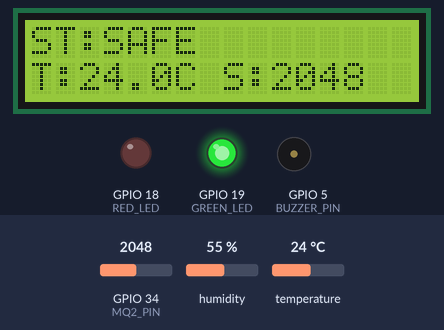
Simulated run of this sketch. Board: ESP32. Parts: 16×2 character LCD, output pins drawn as LEDs (lit = HIGH), buzzer (waves = sounding). The test bench sets the inputs (shaded band); at power-on: temperature 24 °C, GPIO 34 (MQ2_PIN) = 2048, humidity 55 %. WiFi joins after 1.5 s; servers stay silent unless stated; random numbers use the default seed unless the sketch sets one; no MQTT or app messages arrive unless stated; what the sketch prints to the serial monitor is not drawn.

Above: at 3.9 s.
4.0 s: temperature set to 39.4 °C
At 7.1 s:
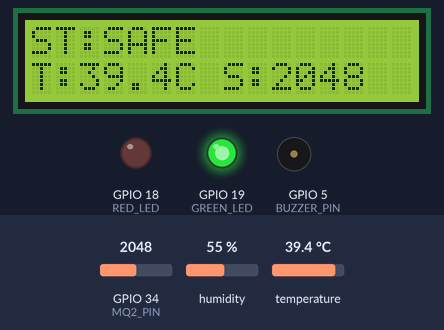
8.2 s: temperature set to 40.6 °C
At 11.4 s:
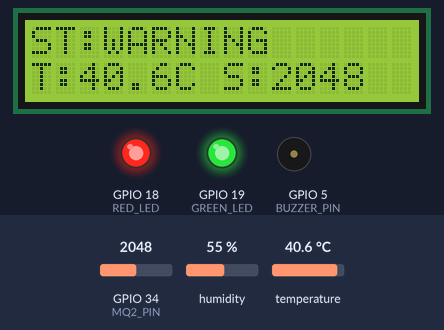
12.2 s: GPIO 34 (MQ2_PIN) set to 3443
At 13.9 s:
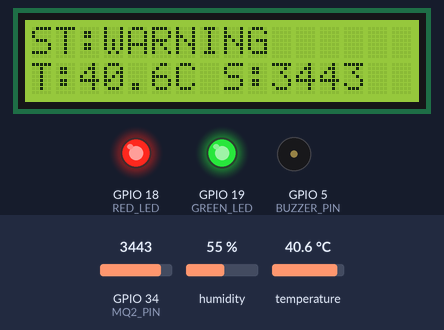
14.9 s: GPIO 34 (MQ2_PIN) set to 3557
At 17.9 s:
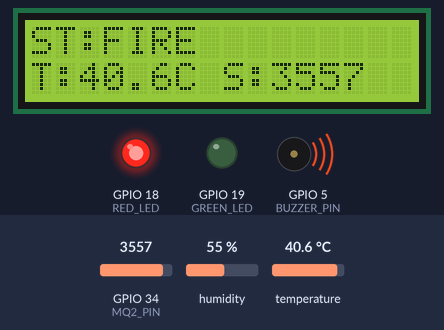
18.2 s: temperature set to 12 °C
At 19.9 s:
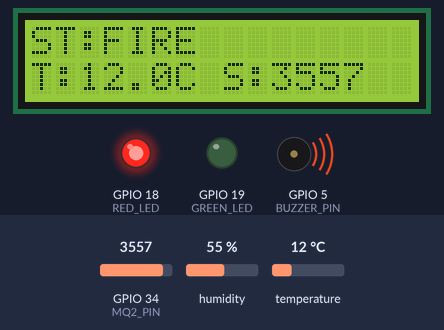
20.9 s: GPIO 34 (MQ2_PIN) set to 3603
At 24.2 s:
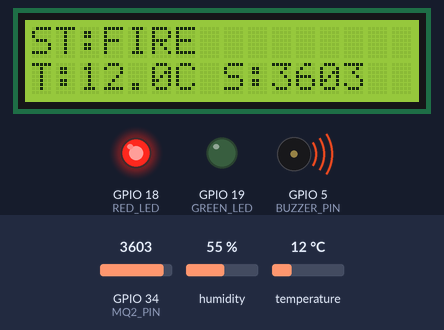
Timing chart, 0 to 25.2 s (numbered marks = the images above; inputs shaded):
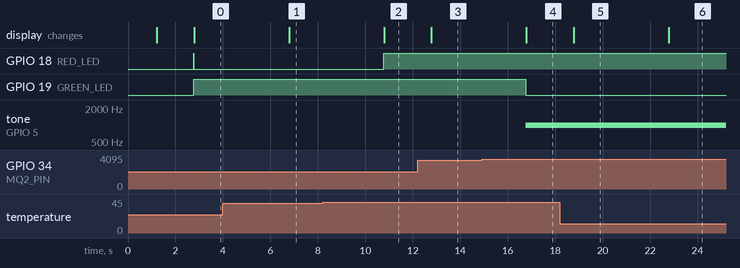

Measured:
- the behaviour switches between 39.9 and 40 °C on temperature (found by bisection; images 1 and 2)
- the behaviour switches between 3499 and 3500 on GPIO 34 (MQ2_PIN) (found by bisection; images 3 and 4)
- after the input at 4.0 s, the display: changes after 2.8 s (image 1)
- after the input at 8.2 s, GPIO 18 (RED_LED): LOW → HIGH after 2.6 s; the display: changes after 2.6 s (image 2)
- after the input at 12.2 s, the display: changes after 0.59 s (image 3)
- after the input at 14.9 s, GPIO 19 (GREEN_LED): HIGH → LOW after 1.9 s; tone on GPIO 5 (BUZZER_PIN): silent → 1000 Hz after 1.9 s; the display: changes after 1.9 s (image 4)
- after the input at 18.2 s, the display: changes after 0.59 s (image 5)
- after the input at 20.9 s, the display: changes after 1.9 s (image 6)

The sketch:

sketch.ino
```cpp
// ============================================================
// FireGuard — Smart Fire Detection and Monitoring System
// ESP32 Arduino Sketch for Wokwi Simulation
//
// IMPORTANT: Thresholds and pin numbers below are for academic
// demonstration only. Do NOT use these values in any real fire
// safety system.
// ============================================================

#include <WiFi.h>
#include <PubSubClient.h>
#include <DHT.h>
#include <LiquidCrystal.h>

// --- Pin Definitions (must match diagram.json connections) ---
#define DHTPIN      4     // DHT22 data line → GPIO 4
#define DHTTYPE     DHT22
#define MQ2_PIN     34    // MQ-2 analog output → GPIO 34 (input-only ADC pin)
#define BUZZER_PIN  5     // Buzzer positive → GPIO 5
#define RED_LED     18    // Red LED anode (via 220Ω) → GPIO 18
#define GREEN_LED   19    // Green LED anode (via 220Ω) → GPIO 19

// LCD: RS=23, E=22, D4=21, D5=17, D6=16, D7=15
LiquidCrystal lcd(23, 22, 21, 17, 16, 15);

DHT dht(DHTPIN, DHTTYPE);

// --- WiFi Configuration ---
// Wokwi-GUEST is the only valid SSID in the Wokwi simulator.
// No password is required.
const char* WIFI_SSID     = "Wokwi-GUEST";
const char* WIFI_PASSWORD = "";

// --- MQTT Configuration ---
// Both the ESP32 and the Node.js backend must use the same broker.
const char* MQTT_SERVER = "broker.hivemq.com";
const int   MQTT_PORT   = 1883;

// Unique device identifier
const char* DEVICE_ID = "ESP32-FIRE-01";

// --- Topic Names (must match backend/server.js) ---
const char* TOPIC_DATA   = "fireguard/demo01/data";
const char* TOPIC_STATUS = "fireguard/demo01/status";

// --- Detection Thresholds (demonstration values only) ---
const float TEMP_WARNING  = 40.0;   // °C
const float TEMP_FIRE     = 60.0;   // °C
const int   SMOKE_WARNING = 2800;   // Raw ADC (≈ medium smoke)
const int   SMOKE_FIRE    = 3500;   // Raw ADC (≈ heavy smoke)

// --- Timing ---
const unsigned long READ_INTERVAL      = 2000;  // ms between sensor reads
const unsigned long RECONNECT_INTERVAL = 5000;  // ms between reconnect attempts (non-blocking)

WiFiClient   wifiClient;
PubSubClient mqttClient(wifiClient);

unsigned long lastRead      = 0;
unsigned long lastWifiRetry = 0;
unsigned long lastMqttRetry = 0;
unsigned long bootTime      = 0;

String currentStatus = "STARTING";

// -------------------------------------------------------
// LCD helper — writes exactly 16 characters on a given row
// so old text is always overwritten cleanly.
// -------------------------------------------------------
void printLCDLine(int row, String text) {
  lcd.setCursor(0, row);
  text = text.substring(0, min((int)text.length(), 16));
  lcd.print(text);
  for (int i = text.length(); i < 16; i++) {
    lcd.print(' ');
  }
}

// -------------------------------------------------------
// setOutputs — drives LEDs and buzzer based on status.
// noTone() is always called first to ensure the buzzer
// is silent unless the status is FIRE.
// -------------------------------------------------------
void setOutputs(const String& status) {
  digitalWrite(RED_LED,   LOW);
  digitalWrite(GREEN_LED, LOW);
  noTone(BUZZER_PIN);

  if (status == "SAFE") {
    digitalWrite(GREEN_LED, HIGH);
  } else if (status == "WARNING") {
    digitalWrite(GREEN_LED, HIGH);
    digitalWrite(RED_LED,   HIGH);
  } else if (status == "FIRE") {
    digitalWrite(RED_LED, HIGH);
    tone(BUZZER_PIN, 1000);   // 1 kHz alarm tone
  } else {
    digitalWrite(RED_LED, HIGH);
  }
}

// -------------------------------------------------------
// connectWiFi — friendly connection handler.
// In setup (blockingWait=true), waits up to 10s for initial IP.
// In loop (blockingWait=false), initiates connection without delay.
// -------------------------------------------------------
void connectWiFi(bool blockingWait = false) {
  if (WiFi.status() == WL_CONNECTED) return;

  Serial.println("[WiFi] Connecting to Wokwi-GUEST...");
  WiFi.disconnect(true);
  delay(100);
  WiFi.mode(WIFI_STA);
  WiFi.begin(WIFI_SSID, WIFI_PASSWORD, 6);  // channel 6 for Wokwi simulation

  if (blockingWait) {
    printLCDLine(0, "Connecting WiFi");
    printLCDLine(1, "Please wait...");

    unsigned long start = millis();
    while (WiFi.status() != WL_CONNECTED && (millis() - start < 10000)) {
      delay(300);
      Serial.print('.');
    }
    Serial.println();
  }

  if (WiFi.status() == WL_CONNECTED) {
    Serial.print("[WiFi] Connected successfully! IP: ");
    Serial.println(WiFi.localIP());
  } else {
    Serial.println("[WiFi] Not yet connected (will retry in background).");
  }
}

// -------------------------------------------------------
// MQTT incoming message callback
// -------------------------------------------------------
void mqttCallback(char* topic, byte* payload, unsigned int length) {
  String message;
  message.reserve(length);
  for (unsigned int i = 0; i < length; i++) {
    message += (char)payload[i];
  }
  Serial.print("[MQTT] Received on ");
  Serial.print(topic);
  Serial.print(": ");
  Serial.println(message);
}

// -------------------------------------------------------
// connectMQTT — attempts one non-blocking connection with
// a guaranteed unique client ID to prevent broker collisions.
// -------------------------------------------------------
void connectMQTT() {
  if (WiFi.status() != WL_CONNECTED) return;
  if (mqttClient.connected())        return;

  // Build a unique client ID on each connection attempt
  String clientId = "FireGuard-ESP32-";
  clientId += String(random(100000, 999999), HEX);
  clientId += String(millis() % 10000);

  Serial.print("[MQTT] Connecting to ");
  Serial.print(MQTT_SERVER);
  Serial.print(":");
  Serial.print(MQTT_PORT);
  Serial.print(" as ");
  Serial.println(clientId);

  // Connect with Last Will & Testament (LWT) set to OFFLINE on status topic
  bool ok = mqttClient.connect(
    clientId.c_str(),
    TOPIC_STATUS,   // will topic
    0,              // will QoS
    true,           // will retain
    "OFFLINE"       // last-will message
  );

  if (ok) {
    Serial.println("[MQTT] Connected successfully to HiveMQ broker!");
    // Publish ONLINE status with retain flag so backend receives it immediately
    bool pubOk = mqttClient.publish(TOPIC_STATUS, "ONLINE", true);
    if (pubOk) {
      Serial.println("[MQTT] Announced status: ONLINE on " + String(TOPIC_STATUS));
    }
  } else {
    int state = mqttClient.state();
    Serial.print("[MQTT] Connection failed! Error code: ");
    Serial.print(state);
    switch (state) {
      case -4: Serial.println(" (MQTT_CONNECTION_TIMEOUT — Broker did not respond in time)"); break;
      case -3: Serial.println(" (MQTT_CONNECTION_LOST — Network connection broken)"); break;
      case -2: Serial.println(" (MQTT_CONNECT_FAILED — Network connect failed or duplicate client ID)"); break;
      case -1: Serial.println(" (MQTT_DISCONNECTED — Client disconnected)"); break;
      case 1:  Serial.println(" (MQTT_CONNECT_BAD_PROTOCOL — Broker does not support requested protocol version)"); break;
      case 2:  Serial.println(" (MQTT_CONNECT_BAD_CLIENT_ID — Broker rejected client ID)"); break;
      case 3:  Serial.println(" (MQTT_CONNECT_UNAVAILABLE — Server unavailable)"); break;
      case 4:  Serial.println(" (MQTT_CONNECT_BAD_CREDENTIALS — Bad username/password)"); break;
      case 5:  Serial.println(" (MQTT_CONNECT_UNAUTHORIZED — Client not authorized)"); break;
      default: Serial.println(" (Unknown error)"); break;
    }
  }
}

// -------------------------------------------------------
// publishData — builds valid JSON and publishes sensor
// telemetry and status. Handles failures safely without crashing.
// -------------------------------------------------------
void publishData(float temperature, float humidity, int smoke) {
  if (!mqttClient.connected()) {
    Serial.println("[MQTT] Cannot publish — not connected to broker.");
    return;
  }

  unsigned long uptimeSec = (millis() - bootTime) / 1000;

  // Build JSON sensor data payload manually
  String json = "{";
  json += "\"device\":\"" + String(DEVICE_ID) + "\",";
  json += "\"temperature\":" + String(temperature, 1) + ",";
  json += "\"humidity\":"    + String(humidity, 1)    + ",";
  json += "\"smoke\":"       + String(smoke)           + ",";
  json += "\"status\":\""    + currentStatus           + "\",";
  json += "\"wifi_rssi\":"   + String(WiFi.RSSI())     + ",";
  json += "\"uptime\":"      + String(uptimeSec);
  json += "}";

  // Publish sensor JSON to fireguard/demo01/data
  bool dataSent = mqttClient.publish(TOPIC_DATA, json.c_str());

  // Publish status to fireguard/demo01/status
  bool statusSent = mqttClient.publish(TOPIC_STATUS, currentStatus.c_str());

  if (dataSent && statusSent) {
    Serial.print("[MQTT] Successfully published data (");
    Serial.print(json.length());
    Serial.print(" bytes) & status to broker: ");
    Serial.println(json);
  } else {
    Serial.print("[MQTT] Publish failed! dataSent=");
    Serial.print(dataSent ? "OK" : "FAIL");
    Serial.print(", statusSent=");
    Serial.println(statusSent ? "OK" : "FAIL");
  }
}

// ============================================================
// setup
// ============================================================
void setup() {
  Serial.begin(115200);
  randomSeed(micros());
  bootTime = millis();

  // Output pin setup
  pinMode(BUZZER_PIN, OUTPUT);
  pinMode(RED_LED,    OUTPUT);
  pinMode(GREEN_LED,  OUTPUT);

  // Ensure clean initial state
  noTone(BUZZER_PIN);
  digitalWrite(RED_LED,   LOW);
  digitalWrite(GREEN_LED, LOW);

  // Initialize DHT22
  dht.begin();

  // Initialize LCD (16 columns, 2 rows)
  lcd.begin(16, 2);
  printLCDLine(0, "FIREGUARD v1.0");
  printLCDLine(1, "Starting...");
  delay(1000);

  Serial.println("================================================");
  Serial.println("  FireGuard — Smart Fire Detection System");
  Serial.println("  ESP32 Wokwi Simulation");
  Serial.println("================================================");
  Serial.print("  MQTT broker : "); Serial.println(MQTT_SERVER);
  Serial.print("  MQTT port   : "); Serial.println(MQTT_PORT);
  Serial.print("  Data topic  : "); Serial.println(TOPIC_DATA);
  Serial.print("  Status topic: "); Serial.println(TOPIC_STATUS);
  Serial.println("================================================");

  // Initial Wi-Fi connection
  connectWiFi(true);

  // Configure MQTT client parameters
  mqttClient.setServer(MQTT_SERVER, MQTT_PORT);
  mqttClient.setCallback(mqttCallback);
  mqttClient.setBufferSize(512);
  mqttClient.setKeepAlive(15);
  mqttClient.setSocketTimeout(5);

  if (WiFi.status() == WL_CONNECTED) {
    connectMQTT();
  }

  currentStatus = "STARTING";
  setOutputs(currentStatus);
  printLCDLine(0, "FIREGUARD");
  printLCDLine(1, "System Ready");
}

// ============================================================
// loop
// ============================================================
void loop() {
  unsigned long now = millis();

  // 1. Non-blocking Wi-Fi reconnect (every 5 seconds if disconnected)
  if (WiFi.status() != WL_CONNECTED) {
    if (now - lastWifiRetry >= RECONNECT_INTERVAL) {
      lastWifiRetry = now;
      Serial.println("[WiFi] Disconnected — attempting reconnect in background...");
      connectWiFi(false);
    }
  } else {
    // 2. Non-blocking MQTT reconnect (only when Wi-Fi is connected and client is disconnected)
    if (!mqttClient.connected()) {
      if (now - lastMqttRetry >= RECONNECT_INTERVAL) {
        lastMqttRetry = now;
        Serial.println("[MQTT] Disconnected from broker — attempting reconnect...");
        connectMQTT();
      }
    } else {
      // 3. Keep MQTT connection alive and process packets
      mqttClient.loop();
    }
  }

  // 4. Sensor sampling interval (every 2 seconds)
  if (now - lastRead < READ_INTERVAL) {
    return;
  }
  lastRead = now;

  // Read DHT22 temperature and humidity
  float temperature = dht.readTemperature();
  float humidity    = dht.readHumidity();

  // Read MQ-2 gas/smoke sensor (GPIO 34 ADC: 0–4095)
  int smoke = analogRead(MQ2_PIN);

  // Check DHT22 sensor health
  if (isnan(temperature) || isnan(humidity)) {
    currentStatus = "SENSOR_ERROR";
    setOutputs(currentStatus);
    printLCDLine(0, "SENSOR_ERROR");
    printLCDLine(1, "Check DHT22");

    Serial.println("[Sensor] Error: DHT22 read failed (NaN). Skipping publish.");

    if (mqttClient.connected()) {
      mqttClient.publish(TOPIC_STATUS, currentStatus.c_str());
    }
    return;
  }

  // Determine fire safety status based on sensor thresholds
  if (temperature >= TEMP_FIRE || smoke >= SMOKE_FIRE) {
    currentStatus = "FIRE";
  } else if (temperature >= TEMP_WARNING || smoke >= SMOKE_WARNING) {
    currentStatus = "WARNING";
  } else {
    currentStatus = "SAFE";
  }

  // Update physical outputs (LEDs and buzzer)
  setOutputs(currentStatus);

  // Update LCD display
  printLCDLine(0, "ST:" + currentStatus);
  String line2 = "T:";
  line2 += String(temperature, 1);
  line2 += "C S:";
  line2 += String(smoke);
  printLCDLine(1, line2);

  // Serial log
  Serial.print("[Sensor] T=");
  Serial.print(temperature, 1);
  Serial.print("°C | H=");
  Serial.print(humidity, 1);
  Serial.print("% | Smoke=");
  Serial.print(smoke);
  Serial.print(" | Status=");
  Serial.println(currentStatus);

  // Publish sensor telemetry to MQTT if connected
  publishData(temperature, humidity, smoke);
}
```
